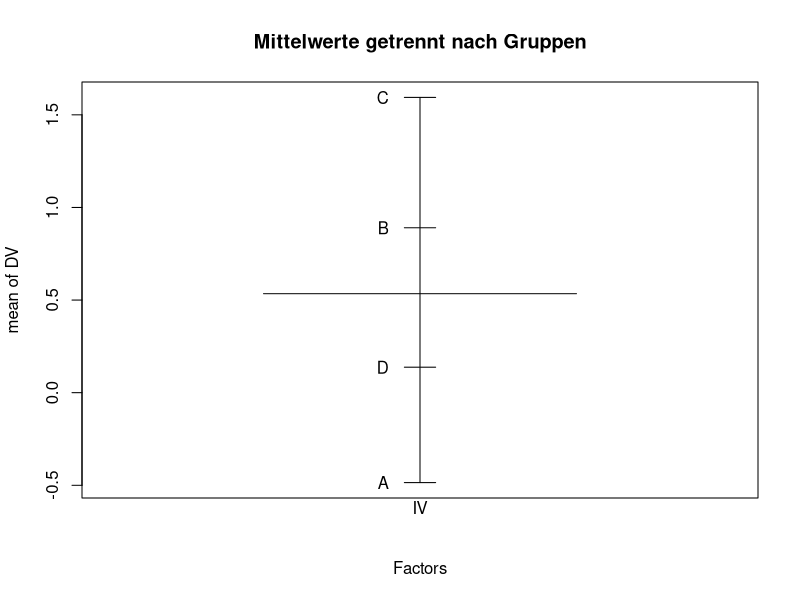
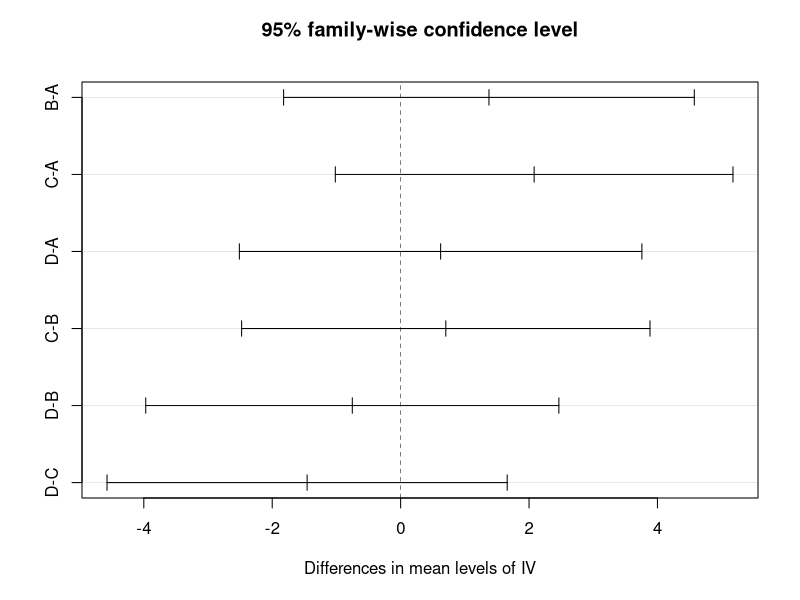
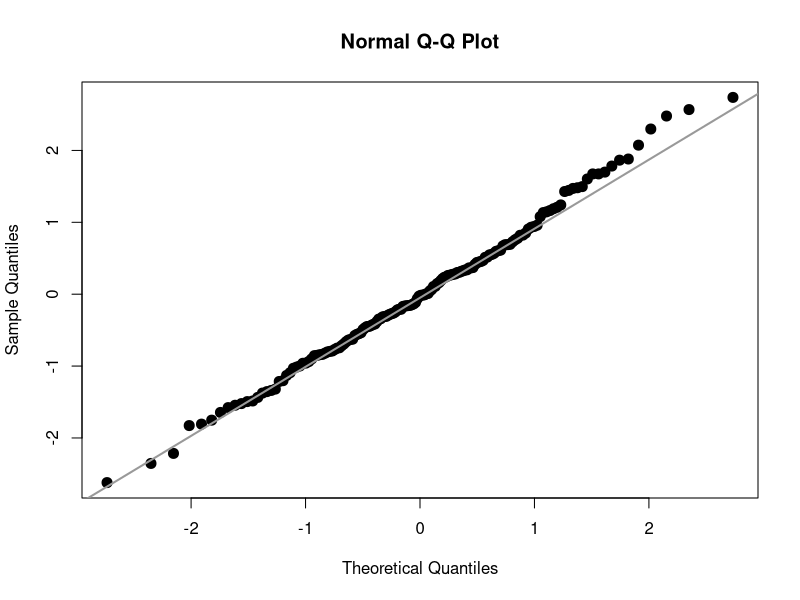
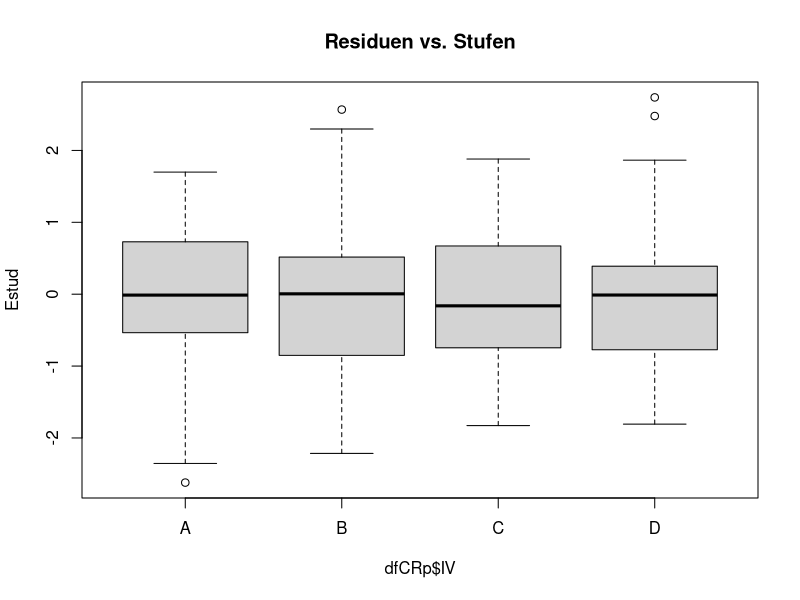

Reproduce these figures in R, in order.
## ---- chunk 1
wants <- c("car", "multcomp")
has   <- wants %in% rownames(installed.packages())
if(any(!has)) install.packages(wants[!has])
## ---- chunk 2
set.seed(1.234)
P     <- 4
Nj    <- c(41, 37, 42, 40)
muJ   <- rep(c(-1, 0, 1, 2), Nj)
dfCRp <- data.frame(IV=factor(rep(LETTERS[1:P], Nj)),
                    DV=rnorm(sum(Nj), muJ, 6))
## ---- chunk 3
plot.design(DV ~ IV, fun=mean, data=dfCRp,
            main="Mittelwerte getrennt nach Gruppen")
## ---- chunk 4
oneway.test(DV ~ IV, data=dfCRp, var.equal=TRUE)
## ---- chunk 5
oneway.test(DV ~ IV, data=dfCRp, var.equal=FALSE)
## ---- chunk 6
aovCRp <- aov(DV ~ IV, data=dfCRp)
summary(aovCRp)
model.tables(aovCRp, type="means")
## ---- chunk 7
(anovaCRp <- anova(lm(DV ~ IV, data=dfCRp)))
## ---- chunk 8
anova(lm(DV ~ 1, data=dfCRp), lm(DV ~ IV, data=dfCRp))
## ---- chunk 9
anovaCRp["Residuals", "Sum Sq"]
## ---- chunk 10
dfSSb <- anovaCRp["IV",        "Df"]
SSb   <- anovaCRp["IV",        "Sum Sq"]
MSb   <- anovaCRp["IV",        "Mean Sq"]
SSw   <- anovaCRp["Residuals", "Sum Sq"]
MSw   <- anovaCRp["Residuals", "Mean Sq"]
## ---- chunk 11
(etaSq <- SSb / (SSb + SSw))
(omegaSq <- dfSSb * (MSb-MSw) / (SSb + SSw + MSw))
(f <- sqrt(etaSq / (1-etaSq)))
## ---- chunk 12
cntrMat <- rbind("A-D"          =c(  1,   0,   0,  -1),
                 "1/3*(A+B+C)-D"=c(1/3, 1/3, 1/3,  -1),
                 "B-C"          =c(  0,   1,  -1,   0))
library(multcomp)
summary(glht(aovCRp, linfct=mcp(IV=cntrMat), alternative="less"),
        test=adjusted("none"))
## ---- chunk 13
pairwise.t.test(dfCRp$DV, dfCRp$IV, p.adjust.method="bonferroni")
## ---- chunk 14
(tHSD <- TukeyHSD(aovCRp))
## ---- chunk 15
plot(tHSD)
## ---- chunk 16
Estud <- rstudent(aovCRp)
qqnorm(Estud, pch=20, cex=2)
qqline(Estud, col="gray60", lwd=2)
## ---- chunk 17
shapiro.test(Estud)
## ---- chunk 18
plot(Estud ~ dfCRp$IV, main="Residuen vs. Stufen")
## ---- chunk 19
library(car)
leveneTest(aovCRp)
## ---- chunk 20
try(detach(package:car))
try(detach(package:nnet))
try(detach(package:MASS))
try(detach(package:multcomp))
try(detach(package:survival))
try(detach(package:mvtnorm))
try(detach(package:splines))
